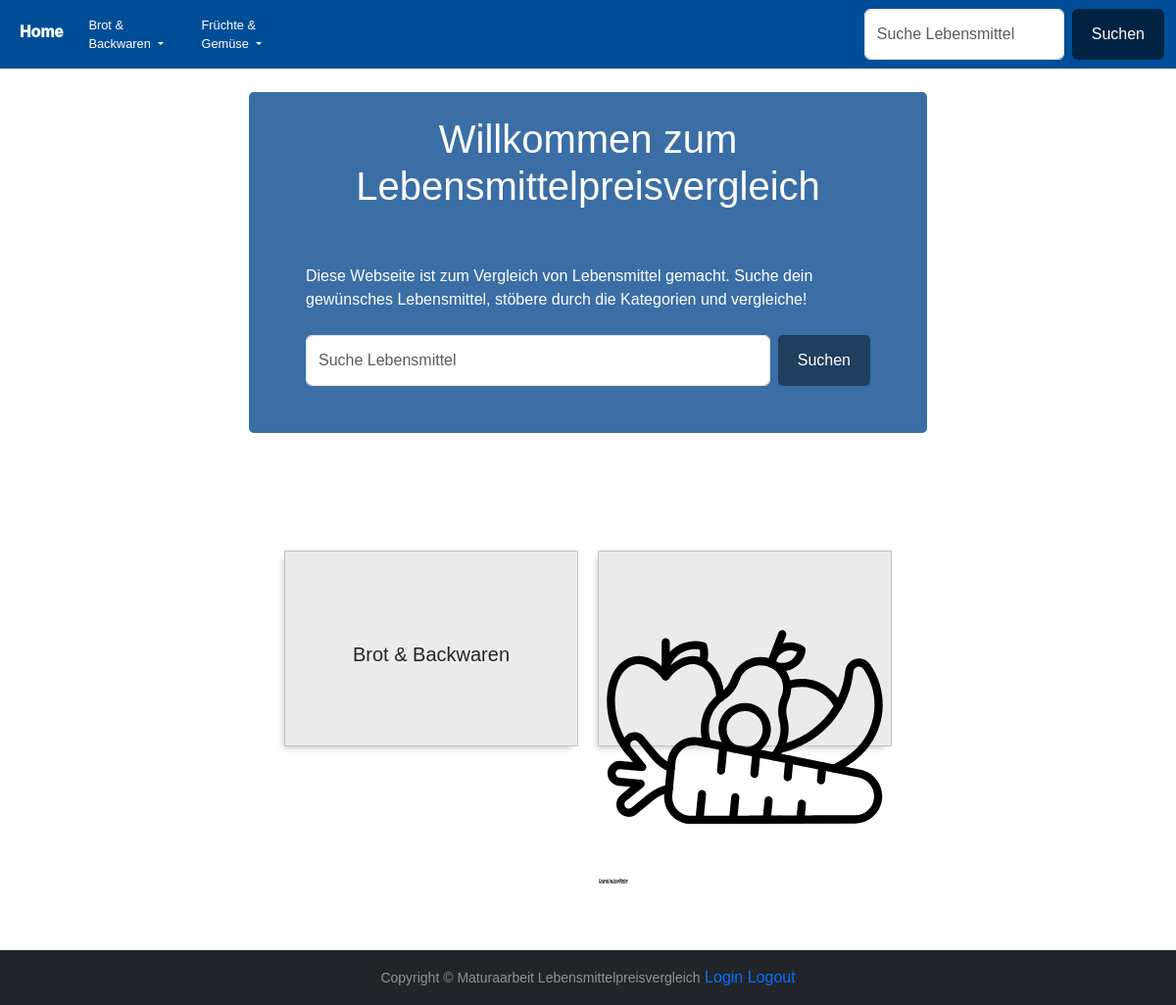
The page / on the database its author committed.
### app.py (models this page shows)
class Produkt(db.Model):
    id = db.Column(db.Integer, primary_key=True)
    preis = db.Column(db.Numeric(scale=2), unique=False, nullable=False)
    lebensmittel = db.Column(db.String(120), unique=False, nullable=False)
    quali = db.Column(db.String(120), unique=False, nullable=False)
    laden= db.Column(db.String(120), unique=False, nullable=False)
    produktname = db.Column(db.String(120), unique=False, nullable=False)
    kategorie = db.Column(db.String(120), unique=False, nullable=False)
    zusatz = db.Column(db.Numeric(scale=2), unique=False, nullable=True)

### app.py (the view)
@app.route("/")
def home():
    categories = Produkt.query.group_by(Produkt.kategorie).distinct()
    categories = list(categories)
    lebensmittel = Produkt.query.group_by(Produkt.lebensmittel).distinct()
    lebensmittel=list(lebensmittel)
    cat = Kategorie.query.order_by(Kategorie.name).all()
    cat = list(cat)
    return render_template("home.html", lebensmittel=lebensmittel, categories=categories, cat=cat)

### app.py (called while the page is built)
@app.before_request
def before_request():
    g.user = None
    if "user" in session:
        g.user = session["user"]

### templates/home.html (shortened to what this page needs)
{% extends "base.html" %}
{% block content %}
<br>
<div class="blocktext weiss paddingsuche rundekante">
    <br>
    <div class="text-center">
        <h1>
        Willkommen zum Lebensmittelpreisvergleich
        </h1>
    </div>
    <br>
    <br>
    <div>Diese Webseite ist zum Vergleich von Lebensmittel gemacht. Suche dein gewünsches Lebensmittel, stöbere durch die Kategorien und vergleiche!</div>
    <br>
    <div>
        <form method="POST" action="{{ url_for("search") }}" class="d-flex" role="search">
         <input class="form-control me-2" type="search" placeholder="Suche Lebensmittel" aria-label="Search" name="searched" required>
         <button class="btn2 search2 rundekante" type="submit">Suchen</button>
        </form>
    </div>
    <br>
    <br>
</div>
<br>
<br>
<br>
<br>
<br>
<div class="cards">
    {% for category in categories%}
        <a href="{{ url_for("kategorie", kategorie=category.kategorie) }}" class="kategorie">
            <div class="card">
                <div class="card_content">
                    <br>
                    <div>
                       <img src="/static/img/{{category.kategorie}}.svg" alt="">
                    </div>
                    <br>
                    <div>{{ category.kategorie }}</div>
                </div>
            </div>
        </a>
    {% endfor %}
</div>
{% endblock %}

### templates/base.html (shortened to what this page needs)
<!doctype html>
<html lang="en">
  <head>
    <link href="https://cdn.jsdelivr.net/npm/bootstrap@5.3.0-alpha3/dist/css/bootstrap.min.css" rel="stylesheet">
    <link rel="stylesheet" href="/static/style.css">
  </head>
  <body>
    <nav class="navbar navbar-expand-lg bg-body-primary" id="navbar">
      <div class="container-fluid">
        <div class="collapse navbar-collapse" id="navbarSupportedContent">
          <ul class="navbar-nav me-auto mb-2 mb-lg-0 ">
            <li class="nav-item">
              <a class="nav-link home weisseschrift center-vertical" aria-current="page" href="{{ url_for("home") }}">Home</a>
            </li>
            {% for category in categories %}
            <li class="nav-item dropdown">
               <a class="nav-link dropdown-toggle weisseschrift breite wrap-text shadow-none" href="{{ url_for("kategorie", kategorie=category.kategorie) }}" role="button" data-bs-toggle="dropdown" aria-expanded="false">
                 {{ category.kategorie }}
               </a>
            </li>
          {% endfor %}
           </ul>
          <form method="POST" action="{{ url_for("search") }}" class="d-flex" role="search">
            <input class="form-control me-2" type="search" placeholder="Suche Lebensmittel" aria-label="Search" name="searched" required>
            <button class="btn search" type="submit">Suchen</button>
          </form>
        </div>
      </div>
    </nav>
    <div class="content-page">
      {%block content%}
      {%endblock%}
    </div>
    <footer id="sticky-footer" class="flex-shrink-0 py-3 bg-dark text-white-50">
      <div class="container text-center">
       <small>Copyright &copy; Maturaarbeit Lebensmittelpreisvergleich</small>
       <a href="{{ url_for("login") }}">Login</a>
       <a href="{{ url_for("dropsession") }}">Logout</a>
      </div>
    </footer>
  </body>
</html>

### static/style.css (style rules this page uses)
:root { --bs-blue: #0d6efd; --bs-indigo: #6610f2; --bs-purple: #6f42c1; --bs-pink: #d63384; --bs-red: #dc3545; --bs-orange: #fd7e14; --bs-yellow: #ffc107; --bs-green: #198754; --bs-teal: #20c997; --bs-cyan: #0dcaf0; --bs-white: #fff; --bs-gray: #6c757d; --bs-gray-dark: #343a40; --bs-primary: #0d6efd; --bs-secondary: #6c757d; --bs-success: #198754; --bs-info: #0dcaf0; --bs-warning: #ffc107; --bs-danger: #dc3545; --bs-light: #f8f9fa; --bs-dark: #212529; --bs-font-sans-serif: system-ui, -apple-system, "Segoe UI", Roboto, "Helvetica Neue", Arial, "Noto Sans", "Liberation Sans", sans-serif, "Apple Color Emoji", "Segoe UI Emoji", "Segoe UI Symbol", "Noto Color Emoji"; --bs-font-monospace: SFMono-Regular, Menlo, Monaco, Consolas, "Liberation Mono", "Courier New", monospace; --bs-gradient: linear-gradient(180deg, rgba(255, 255, 255, 0.15), rgba(255, 255, 255, 0)); }
.navbar { font-size: 0.8em; font-weight: 500; background-color: #004e98ff; outline: none !important; }
.weisseschrift { color: white; }
.weiss { color: white; }
.home { font-size: 1.25em; font-weight: 1000; }
#sticky-footer { position: fixed; bottom: 0; width: 100%; }
body { margin-bottom: 100px; }
.blocktext { margin-left: auto; margin-right: auto; width: 60%; background-color: #3a6ea5ff; }
.paddingsuche { padding-left: 5%; padding-right: 5%; }
.container { max-width: 1000px; margin-left: auto; margin-right: auto; padding-left: 10px; padding-right: 10px; }
.content-page { margin: 0 2%; }
.btn { border: 2px white; background-color:rgb(0, 35, 67); color: white; padding: 14px 20px; font-size: 16px; cursor: pointer; }
.search { border-color: white; color: white; }
.btn2 { border: 2px white; background-color:rgb(32, 62, 94); padding: 14px 20px; font-size: 16px; cursor: pointer; }
.search2 { border-color: rgb(255, 255, 255); color: white; }
.rundekante { border-radius: 5px; }
.cards { display: flex; justify-content:center; align-items: flex-start; flex-wrap: wrap; grid-template-columns: repeat(auto-fill, minmax(400px, 1fr)); gap: 20px; text-align: center; font-family: sans-serif; }
.card { box-shadow: -4px 5px 6px -3px rgba(0, 0, 0, 0.194); transition: 0.2s; width: 300px; height: 200px; background-color: #ebebebff; border-style:solid; border-width: 0.5px; border-radius: 1px; }
.card_content { line-height: 1.5; font-size: 1.25em; font-weight: 400; text-align: center; justify-content: center; }
.kategorie { color: black; font-family: sans-serif; }
a:link, a:visited { text-decoration: none; }
.breite { width: 30px; }
.breite { width: 115px; display: block; }
.wrap-text { white-space: normal; word-wrap:normal; max-width: 90%; color: #fff !important; }
.center-vertical { line-height: 30px; padding-top: 10px; margin-right: 10px; }
body { font-family: "Helvetica", Arial, sans-serif; }

### rows shown on the page
Produkt: kategorie "Brot & Backwaren"
Produkt: kategorie "Früchte & Gemüse", kategorie (picture)
